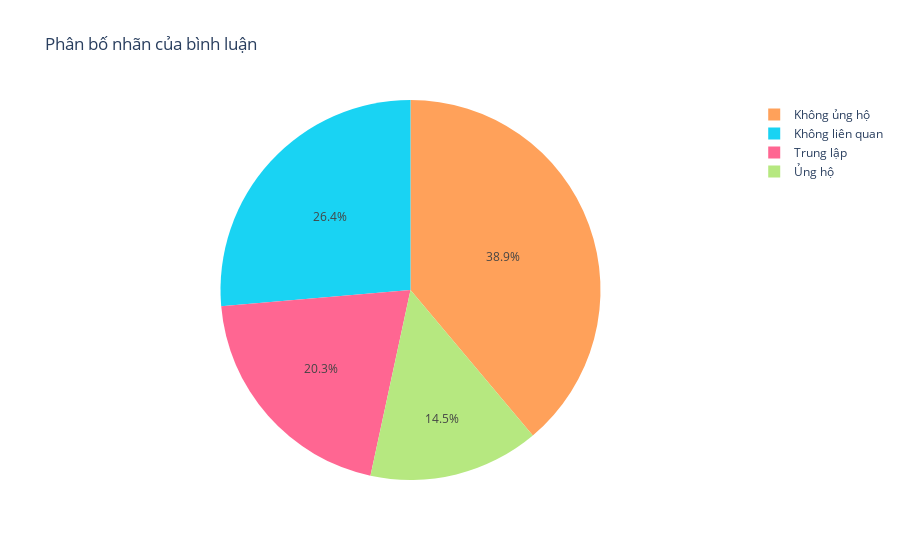

The notebook cell this image was saved under:
### Code cell
label_counts = df["Label"].value_counts().reset_index()
label_counts.columns = ["Label", "Count"]
print(label_counts)
fig = px.pie(
    label_counts,
    values="Count",
    names="Label",
    title="Phân bố nhãn của bình luận",
    color="Label",
    color_discrete_map={"ủng hộ": "green", "không ủng hộ": "red", "trung lập": "gray", "không liên quan": "blue"}
)

fig.show()

### Figure 1 — Plotly figure (JSON) as saved in the notebook; plotly's stock layout.template omitted (floating-point values rounded to 4 significant figures)
{"data": [{"customdata": [["Không ủng hộ"], ["Không liên quan"], ["Trung lập"], ["Ủng hộ"]], "domain": {"x": [0, 1], "y": [0, 1]}, "hovertemplate": "Label=%{customdata[0]}<br>Count=%{value}<extra></extra>", "labels": ["Không ủng hộ", "Không liên quan", "Trung lập", "Ủng hộ"], "legendgroup": "", "marker": {"colors": ["#FFA15A", "#19d3f3", "#FF6692", "#B6E880"]}, "name": "", "showlegend": true, "type": "pie", "values": [19613, 13301, 10225, 7323]}], "layout": {"legend": {"tracegroupgap": 0}, "title": {"text": "Phân bố nhãn của bình luận"}}}
